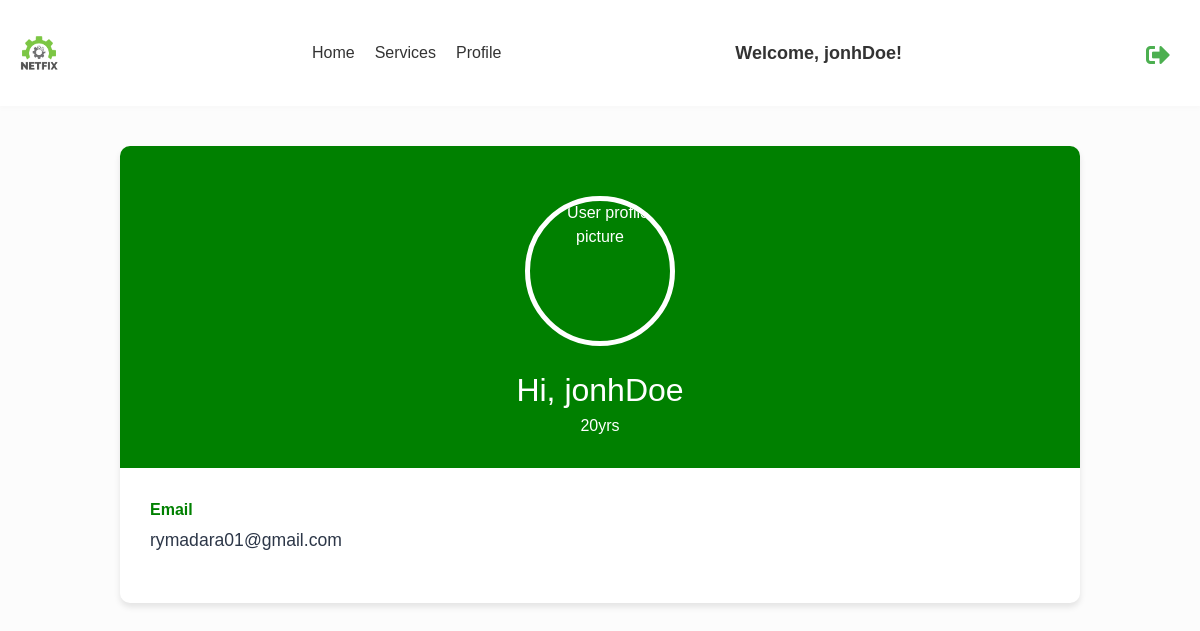
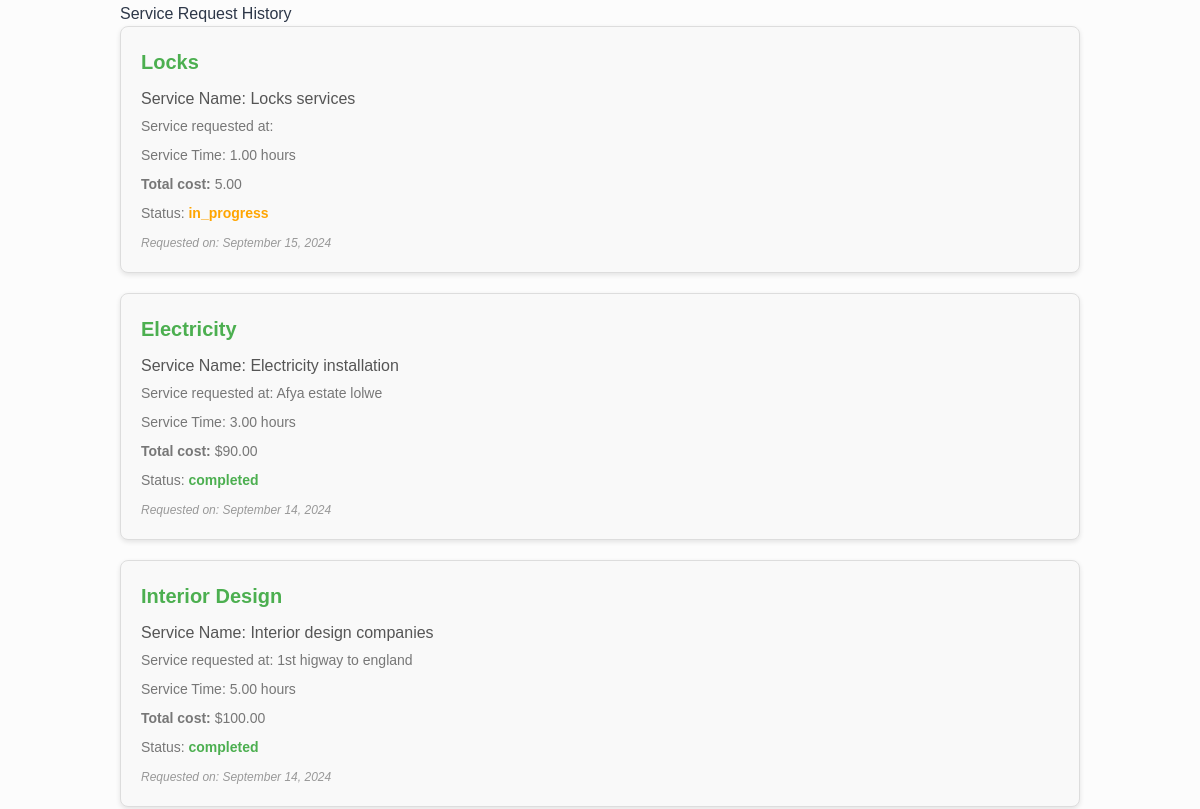
The app's page /customer/jonhDoe (signed in, upper part), older data (2 pictures, top to bottom).
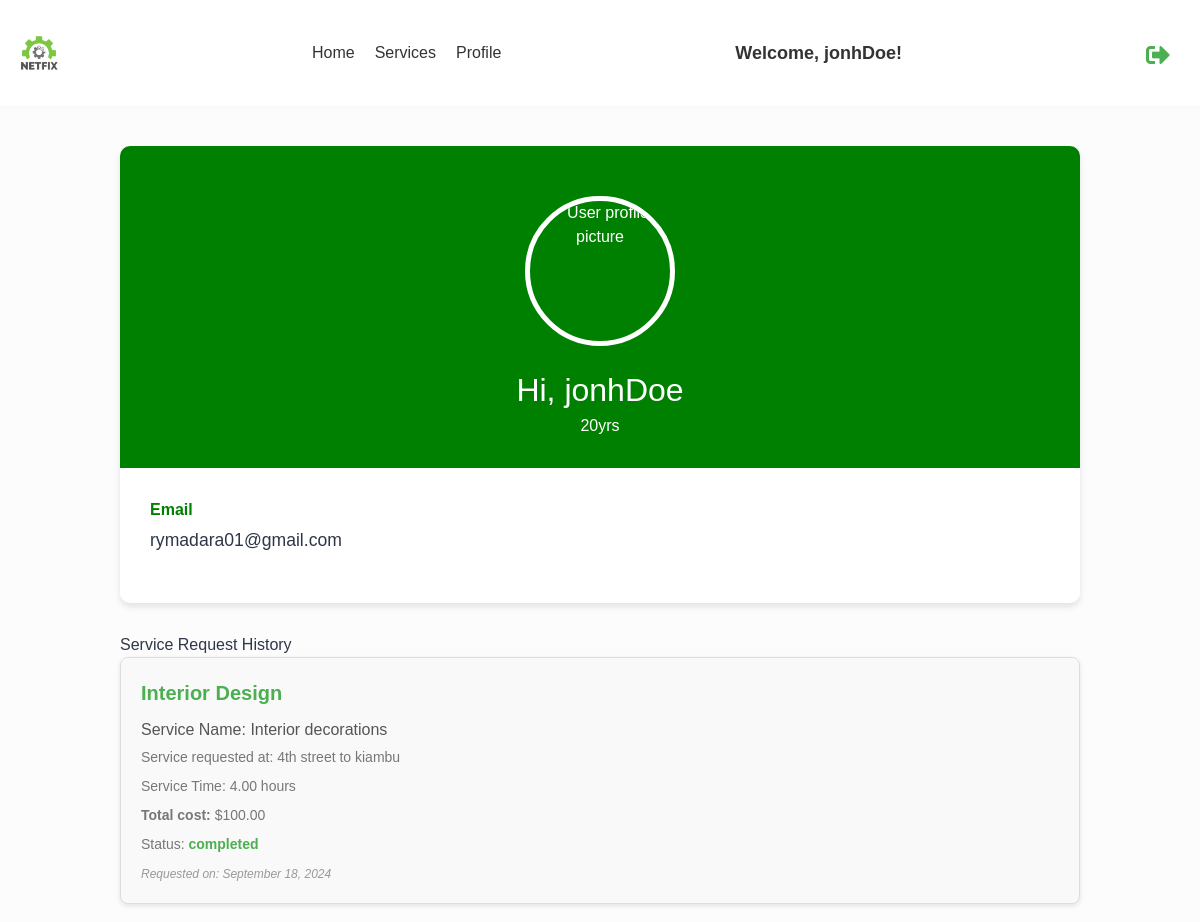
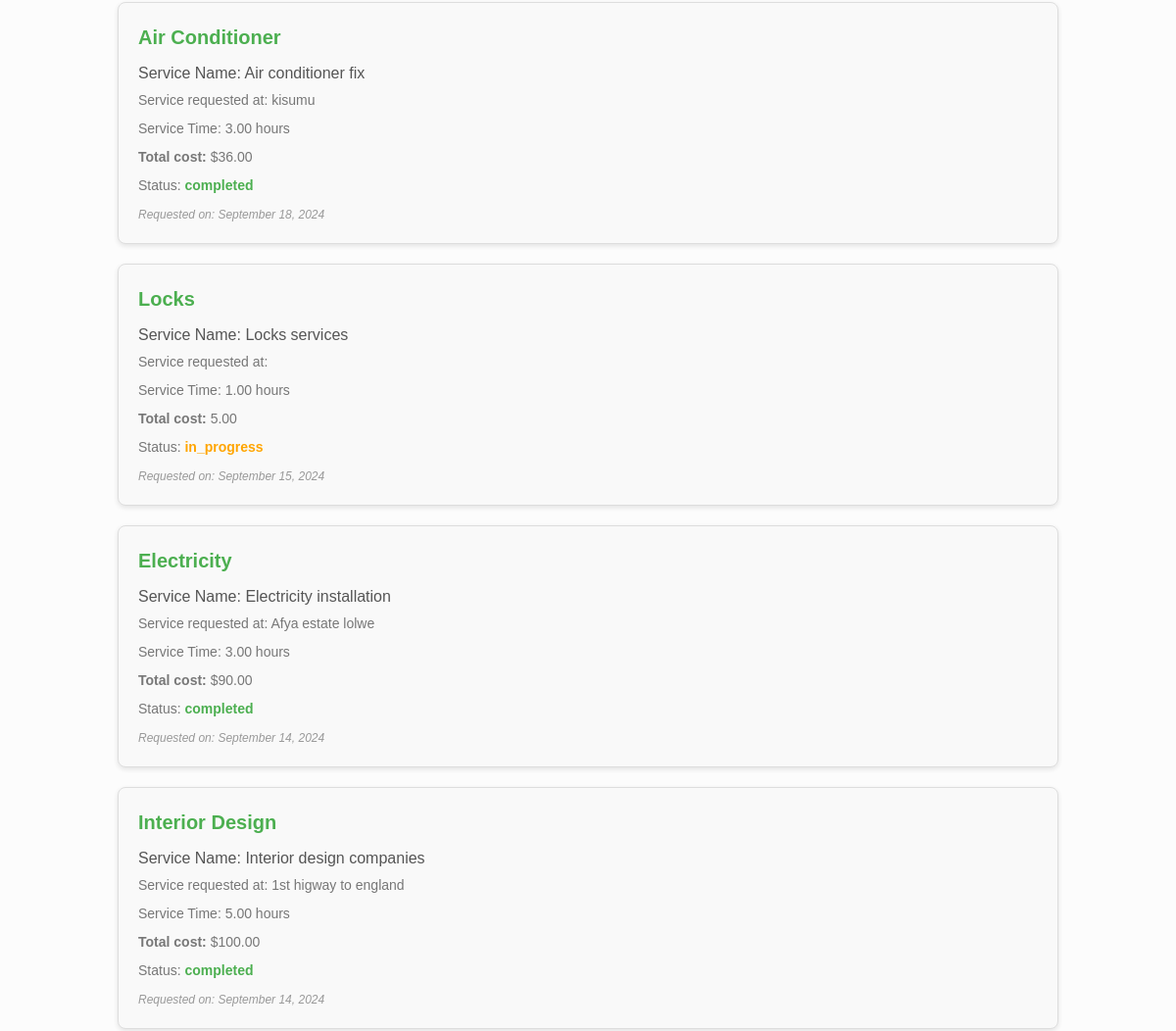
The same page, newer data (2 pictures, top to bottom).
### services/models.py (models this page shows, shortened)
class RequestedService(models.Model):
    SERVICE_STATUS_CHOICES = [
        ("in_progress", "In Progress"),
        ("completed", "Completed"),
    ]
    company = models.ForeignKey(
        Company, on_delete=models.CASCADE, related_name="requested_services"
    )
    service_name = models.CharField(max_length=100)
    service_field = models.CharField(max_length=100)
    address = models.CharField(max_length=255)
    service_time_hours = models.DecimalField(max_digits=5, decimal_places=2)
    requested_at = models.DateTimeField(default=timezone.now)
    status = models.CharField(
        max_length=20, choices=SERVICE_STATUS_CHOICES, default="in_progress"
    )
    requested_by = models.ForeignKey(
        User, on_delete=models.CASCADE, related_name="requested_services"
    )
    customer_review = models.TextField(
        blank=True, null=True
    )  # Optional customer feedback
    rating = models.IntegerField(
        validators=[MinValueValidator(0), MaxValueValidator(5)], default=0
    )  # Rating given by the customer

### netfix/views.py (the view)
# urls.py: path("customer/<str:name>", v.customer_profile, name="customer_profile"),
@login_required(login_url=reverse_lazy("users:choose_registration"))
def customer_profile(request, name):
    user = get_object_or_404(User, username=name)
    customer = get_object_or_404(Customer, user=user)
    service_requests = RequestedService.objects.filter(
        requested_by=request.user
    ).order_by("-requested_at")
    services_with_cost = []
    for request_service in service_requests:
        service = get_object_or_404(
            Service, name=request_service.service_name, company=request_service.company
        )
        total_cost = service.price_hour * Decimal(request_service.service_time_hours)
        total_cost = total_cost.quantize(Decimal("0.01"), rounding=ROUND_HALF_UP)
        services_with_cost.append(
            {"service_request": request_service, "total_cost": total_cost}
        )
    today = timezone.now().date()
    age = (
        today.year
        - customer.date_of_birth.year
        - (
            (today.month, today.day)
            < (customer.date_of_birth.month, customer.date_of_birth.day)
        )
    )
    return render(
        request,
        "users/customer_profile.html",
        {
            "user": user,
            "customer": customer,
            "services_with_cost": services_with_cost,  # Pass services with cost to the template
            "age": age,  # Pass the age to the template
        },
    )

### users/templates/users/customer_profile.html (shortened to what this page needs)
{% extends 'base.html' %}
{% load static %}
{% block extra_css %}
<link href="{% static 'css/customer_profile.css' %}" rel="stylesheet">
<link href="{% static 'css/service_review.css' %}" rel="stylesheet">
{% endblock %}
{% block content %}
<div class="container3">
    <div class="profile-card">
        <div class="profile-header">
            <img src="https://images.unsplash.com/photo-1496115965489-21be7e6e59a0?q=80&w=987&auto=format&fit=crop&ixlib=rb-4.0.3&ixid=M3wxMjA3fDB8MHxwaG90by1wYWdlfHx8fGVufDB8fHx8fA%3D%3D" alt="User profile picture" class="profile-img" width="150" height="150">
            <h2 class="profile-name">Hi, {{ user.username }}</h2>
            <h3 class="profile-age">{{ age }}yrs</h3>
        </div>
        <div class="profile-info">
            <div class="info-item">
                <div class="info-label">Email</div>
                <div class="info-value">{{ user.email }}</div>
            </div>
        </div>
    </div>
    <div class="service-history">
        <h3>Service Request History</h3>
        {% for service in services_with_cost %}
         {% if service.service_request.status != 'completed' %}
            <a class="service-item" href="javascript:void(0);" onclick="openPopup('{{ service.service_request.service_name }}', '{{ service.service_request.address }}', '{{ service.service_request.service_time_hours }}', '{{ service.service_request.status }}', '{{ service.service_request.id }}')">
                <h4 class="service-title">{{ service.service_request.service_field }}</h4>
                <h5>Service Name: {{ service.service_request.service_name }}</h5>
                <p>Service requested at: {{ service.address }}</p>
                <p>Service Time: {{ service.service_request.service_time_hours }} hours</p>
                <p><strong>Total cost: </strong>{{ service.total_cost }}</p>
                <p>Status: <span class="service-status {% if service.service_request.status == 'completed' %}status-completed{% else %}status-in-progress{% endif %}">
                    {{ service.service_request.status }}
                </span></p>
                <div class="service-date">Requested on: {{ service.service_request.requested_at|date:"F d, Y" }}</div>
            </a>
         {% else %}
            <div class="service-item">
                <h4 class="service-title">{{ service.service_request.service_field }}</h4>
                <h5>Service Name: {{ service.service_request.service_name }}</h5>
                <p>Service requested at: {{ service.service_request.address }}</p>
                <p>Service Time: {{ service.service_request.service_time_hours }} hours</p>
                <p><strong>Total cost: </strong>${{ service.total_cost }}</p>
                <p>Status: <span class="service-status {% if service.service_request.status == 'completed' %}status-completed{% else %}status-in-progress{% endif %}">
                    {{ service.service_request.status }}
                </span></p>
                <div class="service-date">Requested on: {{ service.service_request.requested_at|date:"F d, Y" }}</div>
            </div>
         {% endif %}
        {% empty %}
            <p>No service history available.</p>
        {% endfor %}
    </div>
</div>
{% endblock %}

Row changes from the older to the newer data that the page shows:
added RequestedService: service_request.service_field "Interior Design", service_request.service_name "Interior decorations", service_request.address "4th street to kiambu", service_request.service_time_hours "4.00", total_cost "100.00", service_request.status "completed", service_request.requested_at "September 18, 2024"
added RequestedService: service_request.service_field "Air Conditioner", service_request.service_name "Air conditioner fix", service_request.address "kisumu", service_request.service_time_hours "3.00", total_cost "36.00", service_request.status "completed", service_request.requested_at "September 18, 2024"
